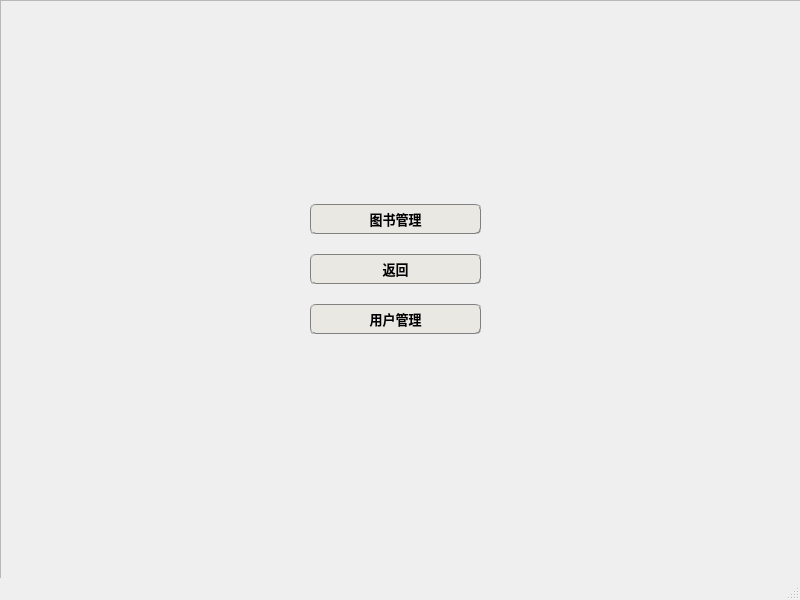
<?xml version="1.0" encoding="UTF-8"?>
<ui version="4.0">
 <class>Admin</class>
 <widget class="QMainWindow" name="Admin">
  <property name="geometry">
   <rect>
    <x>0</x>
    <y>0</y>
    <width>800</width>
    <height>600</height>
   </rect>
  </property>
  <property name="windowTitle">
   <string>MainWindow</string>
  </property>
  <widget class="QWidget" name="centralwidget">
   <widget class="QWidget" name="layoutWidget">
    <property name="geometry">
     <rect>
      <x>310</x>
      <y>190</y>
      <width>171</width>
      <height>161</height>
     </rect>
    </property>
    <layout class="QVBoxLayout" name="verticalLayout">
     <item>
      <widget class="QPushButton" name="book">
       <property name="minimumSize">
        <size>
         <width>0</width>
         <height>30</height>
        </size>
       </property>
       <property name="font">
        <font>
         <family>Adobe Arabic</family>
         <pointsize>10</pointsize>
         <weight>75</weight>
         <bold>true</bold>
        </font>
       </property>
       <property name="styleSheet">
        <string notr="true">/*	qproperty-icon: url(./appIcons/location-1.png);
按钮普通态*/
QPushButton
{
	border:0.5px groove gray;
	border-radius:5px;
	padding:2px 4px;
	background-color:rgb(233 , 232 , 227);
}

/*按钮停留态*/
QPushButton:hover
{
    /*背景颜色*/  
    background-color:rgb(255 , 255 , 255);
}

/*按钮按下态*/
QPushButton:pressed
{
    /*背景颜色*/  
    background-color:rgb(255 , 255 , 255);
    /*左内边距为3像素，让按下时字向右移动3像素*/  
    padding-left:5px;
    /*上内边距为3像素，让按下时字向下移动3像素*/  
    padding-top:5px;
}</string>
       </property>
       <property name="text">
        <string>图书管理</string>
       </property>
       <property name="icon">
        <iconset resource="img_need.qrc">
         <normaloff>:/new/img/图书.png</normaloff>:/new/img/图书.png</iconset>
       </property>
       <property name="iconSize">
        <size>
         <width>20</width>
         <height>20</height>
        </size>
       </property>
      </widget>
     </item>
     <item>
      <widget class="QPushButton" name="pushButton_return">
       <property name="minimumSize">
        <size>
         <width>0</width>
         <height>30</height>
        </size>
       </property>
       <property name="font">
        <font>
         <family>Adobe Arabic</family>
         <pointsize>10</pointsize>
         <weight>75</weight>
         <bold>true</bold>
        </font>
       </property>
       <property name="styleSheet">
        <string notr="true">/*	qproperty-icon: url(./appIcons/location-1.png);
按钮普通态*/
QPushButton
{
	border:0.5px groove gray;
	border-radius:5px;
	padding:2px 4px;
	background-color:rgb(233 , 232 , 227);
}

/*按钮停留态*/
QPushButton:hover
{
    /*背景颜色*/  
    background-color:rgb(255 , 255 , 255);
}

/*按钮按下态*/
QPushButton:pressed
{
    /*背景颜色*/  
    background-color:rgb(255 , 255 , 255);
    /*左内边距为3像素，让按下时字向右移动3像素*/  
    padding-left:5px;
    /*上内边距为3像素，让按下时字向下移动3像素*/  
    padding-top:5px;
}</string>
       </property>
       <property name="text">
        <string>返回</string>
       </property>
       <property name="icon">
        <iconset resource="img_need.qrc">
         <normaloff>:/new/img/返回.png</normaloff>:/new/img/返回.png</iconset>
       </property>
      </widget>
     </item>
     <item>
      <widget class="QPushButton" name="user">
       <property name="minimumSize">
        <size>
         <width>0</width>
         <height>30</height>
        </size>
       </property>
       <property name="font">
        <font>
         <family>Adobe Arabic</family>
         <pointsize>10</pointsize>
         <weight>75</weight>
         <bold>true</bold>
        </font>
       </property>
       <property name="styleSheet">
        <string notr="true">/*	qproperty-icon: url(./appIcons/location-1.png);
按钮普通态*/
QPushButton
{
	border:0.5px groove gray;
	border-radius:5px;
	padding:2px 4px;
	background-color:rgb(233 , 232 , 227);
}

/*按钮停留态*/
QPushButton:hover
{
    /*背景颜色*/  
    background-color:rgb(255 , 255 , 255);
}

/*按钮按下态*/
QPushButton:pressed
{
    /*背景颜色*/  
    background-color:rgb(255 , 255 , 255);
    /*左内边距为3像素，让按下时字向右移动3像素*/  
    padding-left:5px;
    /*上内边距为3像素，让按下时字向下移动3像素*/  
    padding-top:5px;
}</string>
       </property>
       <property name="text">
        <string>用户管理</string>
       </property>
       <property name="icon">
        <iconset resource="img_need.qrc">
         <normaloff>:/new/img/用户.png</normaloff>:/new/img/用户.png</iconset>
       </property>
       <property name="iconSize">
        <size>
         <width>22</width>
         <height>22</height>
        </size>
       </property>
      </widget>
     </item>
    </layout>
   </widget>
   <widget class="QFrame" name="frame">
    <property name="geometry">
     <rect>
      <x>0</x>
      <y>0</y>
      <width>811</width>
      <height>581</height>
     </rect>
    </property>
    <property name="styleSheet">
     <string notr="true">border-image: url(:/new/img/back.png)</string>
    </property>
    <property name="frameShape">
     <enum>QFrame::StyledPanel</enum>
    </property>
    <property name="frameShadow">
     <enum>QFrame::Raised</enum>
    </property>
   </widget>
   <zorder>frame</zorder>
   <zorder>layoutWidget</zorder>
  </widget>
  <widget class="QMenuBar" name="menubar">
   <property name="geometry">
    <rect>
     <x>0</x>
     <y>0</y>
     <width>800</width>
     <height>23</height>
    </rect>
   </property>
  </widget>
  <widget class="QStatusBar" name="statusbar"/>
 </widget>
 <resources>
  <include location="img_need.qrc"/>
 </resources>
 <connections/>
</ui>
